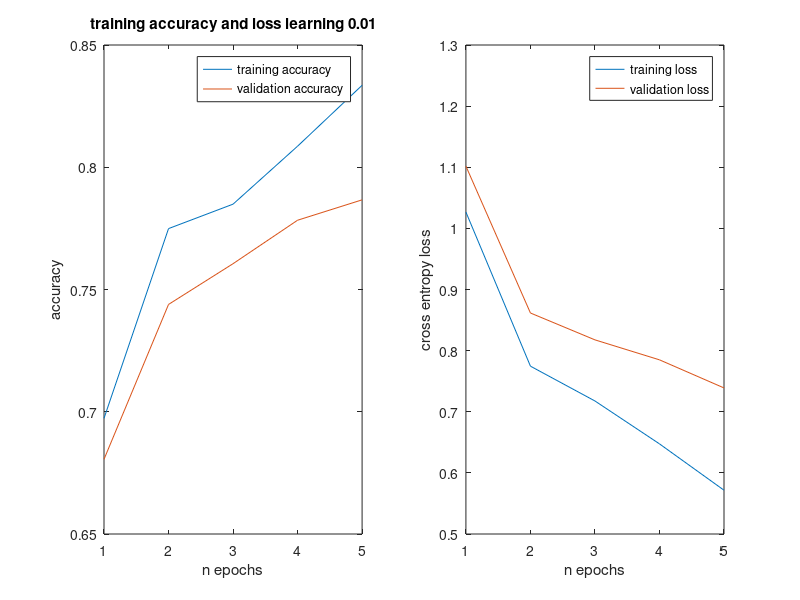

Source code (MATLAB):
%%%%%%%%%%%%%%%%%%%%%%%%%%%%%%%%%%%%%%%%%%%%%%%%%%%%%%%%%%%%%%%%%%%%%%%%%%%%%%%%
%% accuracy and loss plots %%%%%%%%%%%%%%%%%%%%%%%%%%%%%%%%%%%%%%%%%%%%%%%%%%%%%
%%%%%%%%%%%%%%%%%%%%%%%%%%%%%%%%%%%%%%%%%%%%%%%%%%%%%%%%%%%%%%%%%%%%%%%%%%%%%%%%

% train_acc train_loss valid_acc valid_loss
load('statsq321')
[ n_epochs , nentries ] = size ( stats )

subplot ( 1 , 2 , 1 );

plot ( 1:n_epochs , stats ( : , 1 ) )
hold on;
xlabel('n epochs');
ylabel('accuracy');
plot ( 1:n_epochs , stats ( : , 3 ) )
legend ( 'training accuracy','validation accuracy' )
title('training accuracy and loss learning 0.01');


subplot ( 1 , 2 , 2 );

plot ( 1:n_epochs , stats ( : , 2 ) )
hold on;
xlabel('n epochs');
ylabel('cross entropy loss');
plot ( 1:n_epochs , stats ( : , 4 ) )
legend ( 'training loss','validation loss' )

return

%%%%%%%%%%%%%%%%%%%%%%%%%%%%%%%%%%%%%%%%%%%%%%%%%%%%%%%%%%%%%%%%%%%%%%%%%%%%%%%%
%% You gotta have a montage %%%%%%%%%%%%%%%%%%%%%%%%%%%%%%%%%%%%%%%%%%%%%%%%%%%%
%%%%%%%%%%%%%%%%%%%%%%%%%%%%%%%%%%%%%%%%%%%%%%%%%%%%%%%%%%%%%%%%%%%%%%%%%%%%%%%%
%{
%load('nist26_model');
[ nW INPUT ]  = size ( W{1} );

%Want [ 32 32 3 400 ]
W1 = double ( W{1} );
W1m = zeros ( [ 32 32 3 400] );
for i = 1 : nW
  img = W1 ( i , : );
  img = img / max ( img ) ;
  img = reshape ( img , [ 32 32 ] );
  img = cat ( 3 , img , img , img );
  W1m ( : , : , : , i ) = img ;
end

montage ( W1m )
%}


%%%%%%%%%%%%%%%%%%%%%%%%%%%%%%%%%%%%%%%%%%%%%%%%%%%%%%%%%%%%%%%%%%%%%%%%%%%%%%%%
%%  montage for nist 36%%%%%%%%%%%%%%%%%%%%%%%%%%%%%%%%%%%%%%%%%%%%%%%%%%%%%%%%%
%%%%%%%%%%%%%%%%%%%%%%%%%%%%%%%%%%%%%%%%%%%%%%%%%%%%%%%%%%%%%%%%%%%%%%%%%%%%%%%%
%load ('../data/nist26_model_60iters');
load ('./nist36_model');
%classes = 36;
%layers = [32*32, 800, classes];
%[Wi, bi] = InitializeNetwork(layers);
%load('../data/nist26_model_60iters', 'W', 'b')
%L =  length(layers)-1;
%W{L}(27:36,:) = Wi{L}(27:36,:);
%b{L}(27:36,:) = bi{L}(27:36,:);

[ nW INPUT ]  = size ( W{1} );

W1 = double ( W{1} );
W1m = zeros ( [ 32 32 3 800] );
for i = 1 : nW
  img = W1 ( i , : );
  img = img / max ( img ) ;
  img = reshape ( img , [ 32 32 ] );
  img = cat ( 3 , img , img , img );
  W1m ( : , : , : , i ) = img ;
end

montage ( W1m )



